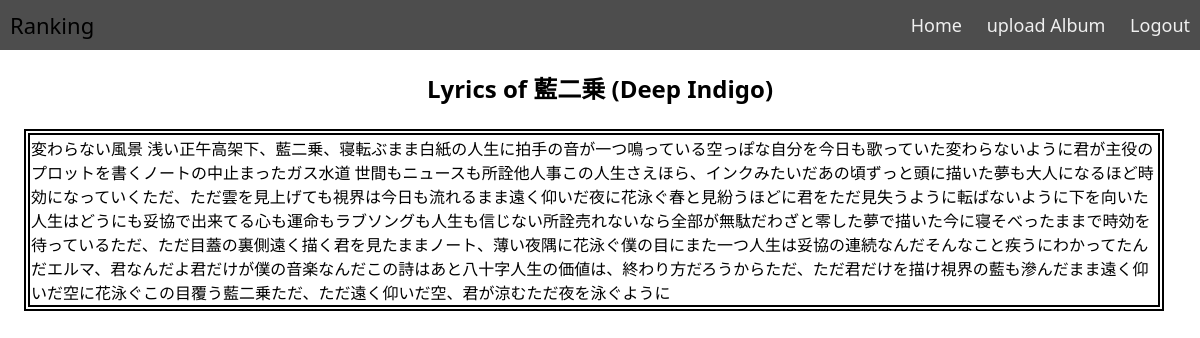
The page /lyrics.php?sid=12 (signed in) on the database its author committed.
### tables this page shows
CREATE TABLE `songs` (
  `id` int(100) UNSIGNED NOT NULL,
  `list_number` int(100) UNSIGNED NOT NULL,
  `song` varchar(100) NOT NULL,
  `song_in_album` int(100) UNSIGNED DEFAULT NULL
);

CREATE TABLE `lyrics` (
  `id` int(100) UNSIGNED NOT NULL,
  `album` int(100) UNSIGNED NOT NULL,
  `song` int(100) UNSIGNED NOT NULL,
  `sentence` varchar(500) DEFAULT NULL
);

### lyrics.php (the view, shortened to what this page needs)
<?php
include("db.php");
$id = $_GET['sid'];
$query = "select * from lyrics where song = '$id'";
$record = mysqli_query($con, $query);
$query1 = "select * from songs where id = '$id'";
$record1 = mysqli_query($con, $query1);
$record1 = mysqli_fetch_assoc($record1);
?>
<!DOCTYPE html>
<html>
<head>
    <link rel="stylesheet" href="style1.css" />
</head>
<body>
<div class="nav">
  <div class="nav-header">
        <div class="nav-title">
        <a href="index.php">
        Ranking
        </a>
        </div>
  </div>
  <div class="nav-links">
    <a href="index.php" >Home</a>
    <a href="upload.php" >upload Album</a>
    <?php if(!isset($_SESSION["username"])){ ?>
    <a href="login.php" >login</a>
    <a href="registration.php" >Signup</a>
    <?php }else{ ?>
    <a href="logout.php" >Logout</a>
    <?php } ?>
  </div>
</div>
<h2 style="text-align:center;">Lyrics of  <?php echo $record1['song'] ?></h2>
    <table style="width: 95%;border:2px solid black;margin:2%;">
      <tbody >
        <tr style="height: 23px;">
          <td style="width: 23%; height: 80%; border:2px solid black;" colspan="3">
          <?php foreach($record as $res){
              echo $res['sentence'];
          } ?>
        </td>
        </tr>
      </tbody>
    </table>
</body>
</html>

### style1.css (style rules this page uses)
* { box-sizing: border-box; }
a:link { text-decoration: none; color: black; }
body { margin: 0px; font-family: 'segoe ui'; }
.nav { height: 50px; width: 100%; background-color: #4d4d4d; position: relative; }
.nav > .nav-header { display: inline; }
.nav > .nav-header > .nav-title { display: inline-block; font-size: 22px; color: #fff; padding: 10px 10px 10px 10px; }
.nav > .nav-links { display: inline; float: right; font-size: 18px; }
.nav > .nav-links > a { display: inline-block; padding: 13px 10px 13px 10px; text-decoration: none; color: #efefef; }

### rows shown on the page
songs: song "藍二乗 (Deep Indigo)"
lyrics: sentence "変わらない風景 浅い正午"
lyrics: sentence "高架下、藍二乗、寝転ぶまま"
lyrics: sentence "白紙の人生に拍手の音が一つ鳴っている"
lyrics: sentence "空っぽな自分を今日も歌っていた"
lyrics: sentence "変わらないように"
lyrics: sentence "君が主役のプロットを書くノートの中"
lyrics: sentence "止まったガス水道 世間もニュースも所詮他人事"
lyrics: sentence "この人生さえほら、インクみたいだ"
lyrics: sentence "あの頃ずっと頭に描いた夢も大人になるほど時効になっていく"
lyrics: sentence "ただ、ただ雲を見上げても"
lyrics: sentence "視界は今日も流れるまま"
lyrics: sentence "遠く仰いだ夜に花泳ぐ"
lyrics: sentence "春と見紛うほどに"
lyrics: sentence "君をただ見失うように"
lyrics: sentence "転ばないように下を向いた"
lyrics: sentence "人生はどうにも妥協で出来てる"
lyrics: sentence "心も運命もラブソングも人生も信じない"
lyrics: sentence "所詮売れないなら全部が無駄だ"
lyrics: sentence "わざと零した夢で描いた今に寝そべったままで時効を待っている"
lyrics: sentence "ただ、ただ目蓋の裏側"
lyrics: sentence "遠く描く君を見たまま"
lyrics: sentence "ノート、薄い夜隅に花泳ぐ"
lyrics: sentence "僕の目にまた一つ"
lyrics: sentence "人生は妥協の連続なんだ"
lyrics: sentence "そんなこと疾うにわかってたんだ"
lyrics: sentence "エルマ、君なんだよ"
lyrics: sentence "君だけが僕の音楽なんだ"
lyrics: sentence "この詩はあと八十字"
lyrics: sentence "人生の価値は、終わり方だろうから"
lyrics: sentence "ただ、ただ君だけを描け"
lyrics: sentence "視界の藍も滲んだまま"
lyrics: sentence "遠く仰いだ空に花泳ぐ"
lyrics: sentence "この目覆う藍二乗"
lyrics: sentence "ただ、ただ"
lyrics: sentence "遠く仰いだ空、君が涼む"
lyrics: sentence "ただ夜を泳ぐように"
